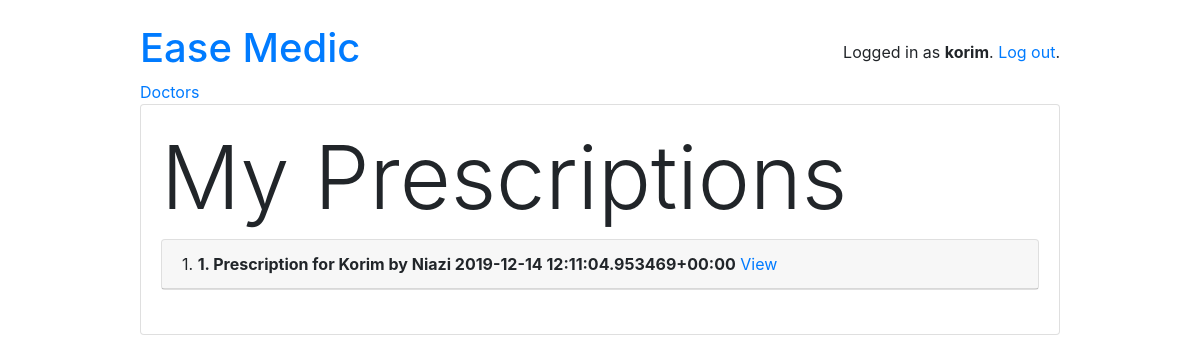
Before: /medication/list/prescription/ (signed in) with the older database file.
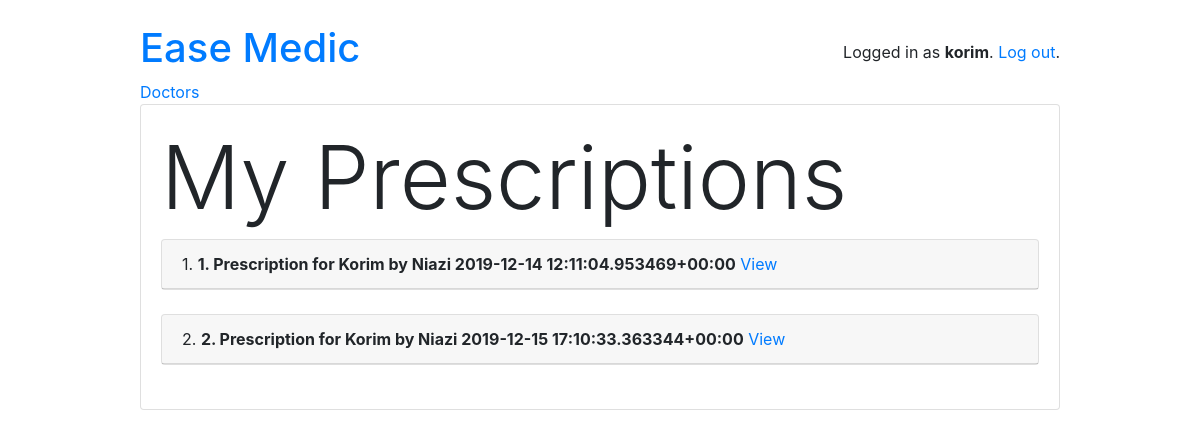
After: the same page with the newer database file.
### prescription_gen/models.py (models this page shows, shortened)
class Prescription(models.Model):
    doctor = models.ForeignKey(Doctor, on_delete=models.CASCADE)
    patient = models.ForeignKey(Patient, on_delete=models.CASCADE)
    timestamp = models.DateTimeField(auto_now_add=True)
    tests = models.CharField(max_length=50, null=True)
    def __str__(self):
        return "{}. Prescription for {} by {} {}".format(self.id,
                self.patient.user.first_name, self.doctor.user.first_name,
                self.timestamp)

### users/models.py (models this page shows, shortened)
class Patient(models.Model):
    user = models.OneToOneField(User, on_delete=models.CASCADE, primary_key=True)
    address = models.CharField(max_length=255, blank=False, null=False)

class User(AbstractUser):
    is_doctor = models.BooleanField(default=False)
    is_patient = models.BooleanField(default=False)
    NID = models.CharField(max_length=50, blank=False, null=False)
    email = models.CharField(max_length=100)
    age = models.PositiveIntegerField(null=True, blank=True)
    GENDER_CHOICES = (
        ('M', 'Male'),
        ('F', 'Female'),
    )
    gender = models.CharField(max_length=1, choices=GENDER_CHOICES)

class Doctor(models.Model):
    user = models.OneToOneField(User, on_delete=models.CASCADE, primary_key=True)
    SSC_GPA = models.DecimalField(decimal_places=2, max_digits=5, default=0.0)
    HSC_GPA = models.DecimalField(decimal_places=2, max_digits=5, default=0.0)
    BMDC_RegNo = models.CharField(max_length=100, blank=False, null=False)
    MBBS_Session = models.CharField(max_length=100, blank=False, null=False)
    MBBS_Inst = models.CharField(max_length=100, blank=False, null=False)
    PostGrad_details = models.CharField(max_length=255, blank=True, null=True)

### prescription_gen/views.py (the view)
# urls.py: path('list/prescription/', PrescriptionListView.as_view(), name='pr_list'),
class PrescriptionListView(ListView):
    model = Prescription
    template_name = 'prescription_gen/pr_list.html'
    def get_queryset(self):
        return self.model.objects.filter(patient__user=self.request.user)
    def dispatch(self, request, *args, **kwargs):
        flag = request.user.is_patient
        if not flag:
            raise PermissionDenied
        return super().dispatch(request, *args, **kwargs)

### templates/prescription_gen/pr_list.html (shortened to what this page needs)
{% extends 'base.html' %}
{% block content %}
<h4 class="display-2">My Prescriptions</h4>
  {% for p in object_list %}
    <div class="card">
      <div class="card-header">
        <span class='text-weight-bold'> {{forloop.counter}}.</span>
        <span class="font-weight-bold">{{p}}</span>
        <a href="{% url 'pr_detail' p.pk %}"> View </a>
      </div>
    </div>
    <br />
  {% endfor %}
{% endblock %}

Changed rows visible on the page:
added Prescription: id+patient+doctor "2. Prescription for Korim by Niazi 2019-12-15 17:10:33.363344+00:00"
